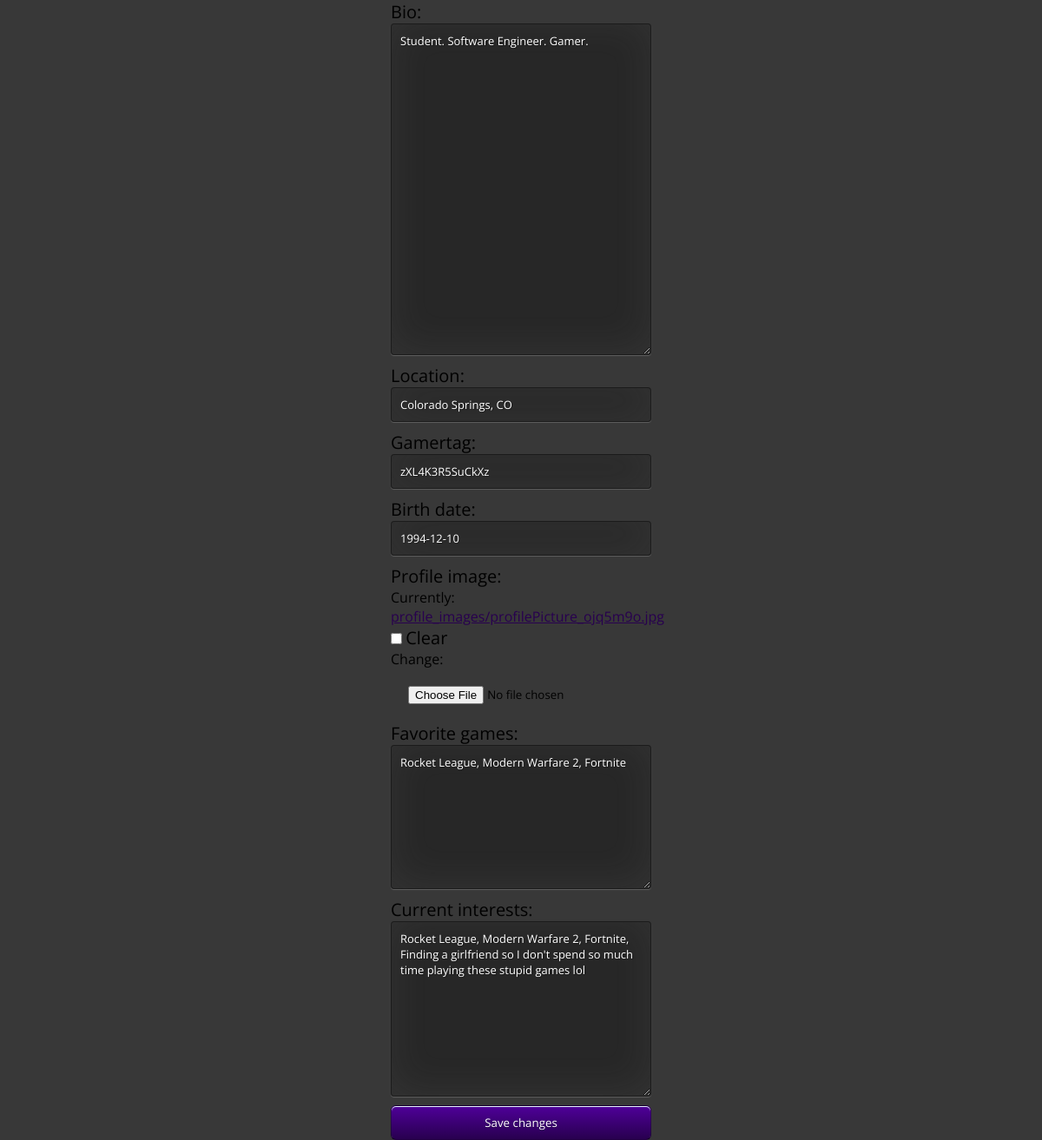
Screenshot of /update_profile/ (signed in) with the database file from the repository.
### UrTourn/models.py (models this page shows, shortened)
class Profile(models.Model):
    user = models.OneToOneField(User, on_delete=models.CASCADE)
    bio = models.TextField(max_length=500, blank=True)
    location = models.CharField(max_length=30, blank=True)
    birth_date = models.DateField(null=True, blank=True)
    rating = models.IntegerField(default=0, blank=True)
    gamertag = models.CharField(max_length=20, blank=True)
    profile_image = models.ImageField(upload_to='profile_images/')
    favorite_games = models.TextField(max_length=140, blank=True)
    current_interests = models.TextField(max_length=200, blank=True)
    followers = models.ManyToManyField(User, related_name="followers", blank=True)

### UrTourn/views.py (the view)
# urls.py: url(r'^update_profile/$', 'UrTourn.views.update_profile', name = 'update'),
def update_profile(request):
    if request.user.is_authenticated():
        if request.method == 'POST':
            profile_form = ProfileForm(request.POST, request.FILES, instance=request.user.profile)
            if profile_form.is_valid():
                profile_form.save()
                return redirect(profile)
            else:
                return render(request, "update_profile.html", {'profile_form' : profile_form})
        else:
            profile_form = ProfileForm(instance=request.user.profile)
        return render(request, "update_profile.html", {'profile_form' : profile_form})
    else:
        return redirect(home)

### UrTourn/forms.py
class ProfileForm(forms.ModelForm):
    bio = forms.CharField(widget=forms.Textarea(attrs={'width':"100%", 'cols' : "80", 'rows': "20"}), required=False)
    location = forms.CharField(max_length=30, required=False)
    gamertag = forms.CharField(max_length=20, required=False)
    birth_date = forms.DateField(required=False)
    profile_image = forms.ImageField(required=False)
    favorite_games = forms.CharField(widget=forms.Textarea(attrs={'width':"100%", 'cols' : "80", 'rows': "8"}), required=False)
    current_interests = forms.CharField(widget=forms.Textarea(attrs={'width':"100%", 'cols' : "80", 'rows': "10"}), required=False)
    class Meta:
        model = Profile
        fields = ('bio', 'location', 'gamertag', 'birth_date', 'profile_image', 'favorite_games', 'current_interests')

### UrTourn/templates/update_profile.html (shortened to what this page needs)
{% load static %}
<head>
  <link rel="stylesheet" href="{% static 'css/update_profile.css' %}">
<head>
  <div class="login">
    <form method="post" enctype = "multipart/form-data">
    {% for field in profile_form %}
      <p>
        {{ field.label_tag }}<br>
        {{ field }}
      </p>
    {% endfor %}
    <button type="submit">Save changes</button>
</form>

### UrTourn/static/css/update_profile.css (style rules this page uses)
*, *:after, *:before { -webkit-box-sizing: border-box; -moz-box-sizing: border-box; box-sizing: border-box; font-weight: normal; margin: 0; outline: 0 none; font-family: "Open Sans"; padding: 0; }
.login { width: 300px; margin: 0 auto; }
.login form { width: 100%; }
input[type=text], textarea { background: none repeat scroll 0 0 rgba(0, 0, 0, 0.3); border: 1px solid rgba(0, 0, 0, 0.3); border-radius: 4px 4px 4px 4px; box-shadow: 0 -5px 45px rgba(100, 100, 100, 0.2) inset, 0 1px 1px rgba(255, 255, 255, 0.2); color: #FFFFFF; font-size: 13px; margin-bottom: 10px; outline: medium none; padding: 10px; text-shadow: 1px 1px 1px rgba(0, 0, 0, 0.3); width: 100%; }
button { background: linear-gradient(to bottom, #4F0099 0px, #28004F 100%) repeat scroll 0 0 transparent; border: 1px solid rgba(0, 0, 0, 0.3); border-bottom: 1px solid rgba(0, 0, 0, 0.55); border-radius: 6px 6px 6px 6px; box-shadow: 0 1px 0 #E6F5FF inset; color: #FFFFFF; cursor: pointer; display: block; margin: 0 auto; padding: 10px 25px; text-shadow: 0 1px rgba(0, 0, 0, 0.3); width: 100%; }
a { color: #28004F; }
label { font-size: 20px; }
input { padding: 20px; }

### rows the page displays
Profile: profile_form "Student. Software Engineer. Gamer." "Colorado Springs, CO" "zXL4K3R5SuCkXz" "1994-12-10" "Rocket League, Modern Warfare 2, Fortnite" "Rocket League, Modern Warfare 2, Fortnite, Finding a girlfriend so I don't spend so much time playing these stupid games lol"

### other values shown
{{ field.label_tag }} "Bio:" "Location:" "Gamertag:" "Birth date:" "Profile image:" "Favorite games:" "Current interests:"
